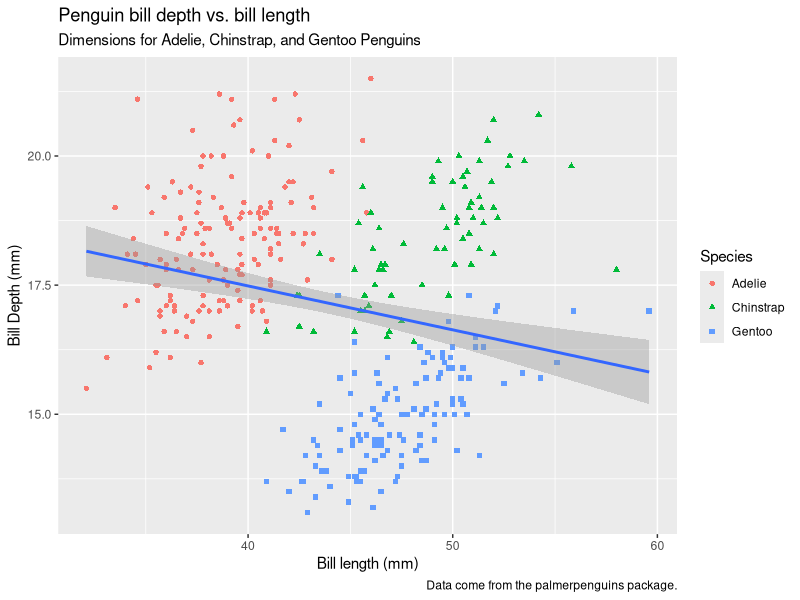

This figure's R source:
library(tidyverse)
library(palmerpenguins)
palmerpenguins::penguins
View(penguins)
glimpse(penguins)
ggplot(
  data = penguins,
  mapping = aes(x = bill_length_mm, y = bill_depth_mm)
) +
  geom_point(aes(color = species, shape = species)) +
  geom_smooth(method = "lm") +
  labs(
    title = "Penguin bill depth vs. bill length",
    subtitle = "Dimensions for Adelie, Chinstrap, and Gentoo Penguins",
    caption = "Data come from the palmerpenguins package.",
    x = "Bill length (mm)", y = "Bill Depth (mm)",
    color = "Species", shape = "Species"
  )

